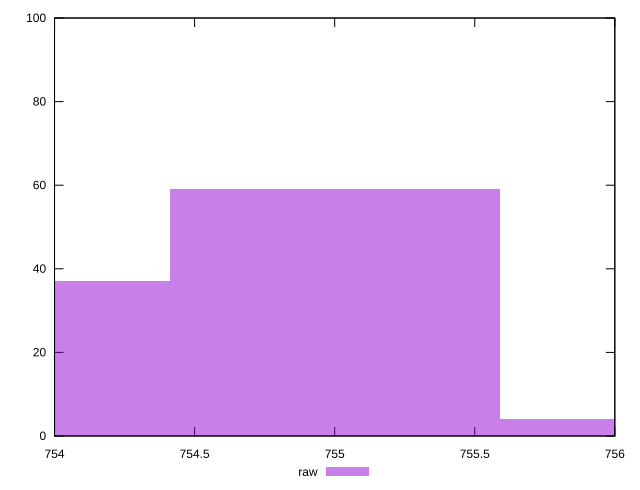

The gnuplot source for this figure:
reset

$raw <<EOF
755.001070524972 59
753.8232217410017 37
756.1789193089423 4
EOF

set key outside below
set boxwidth 1.1778487839703151
set xrange [754:756]
set yrange [0:100]
set trange [0:100]
set style fill transparent solid 0.5 noborder
set terminal svg size 640, 490 enhanced background rgb 'white'
set output "report_00008_2021-01-22T20:58:29.167/uses-rel-preload/samples/pages+cached+noexternal+nocss/raw/histogram.svg"

plot $raw title "raw" with boxes

reset
